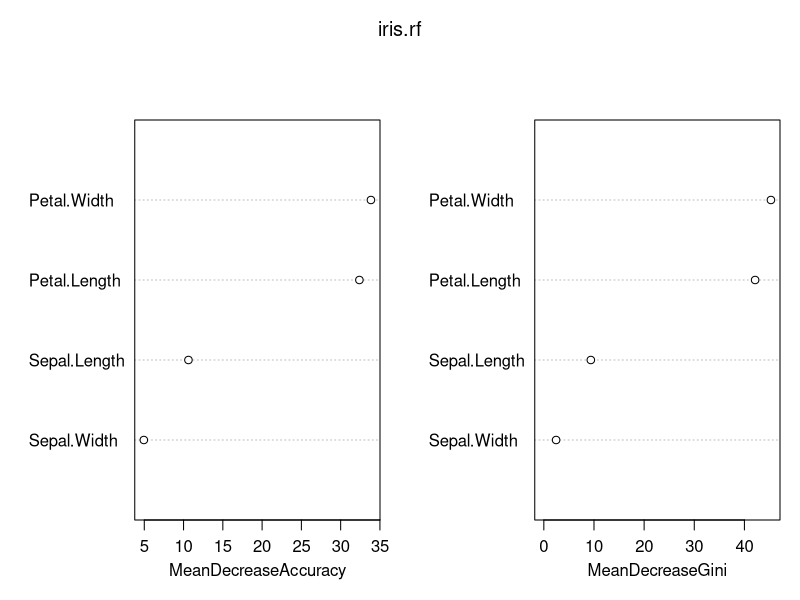
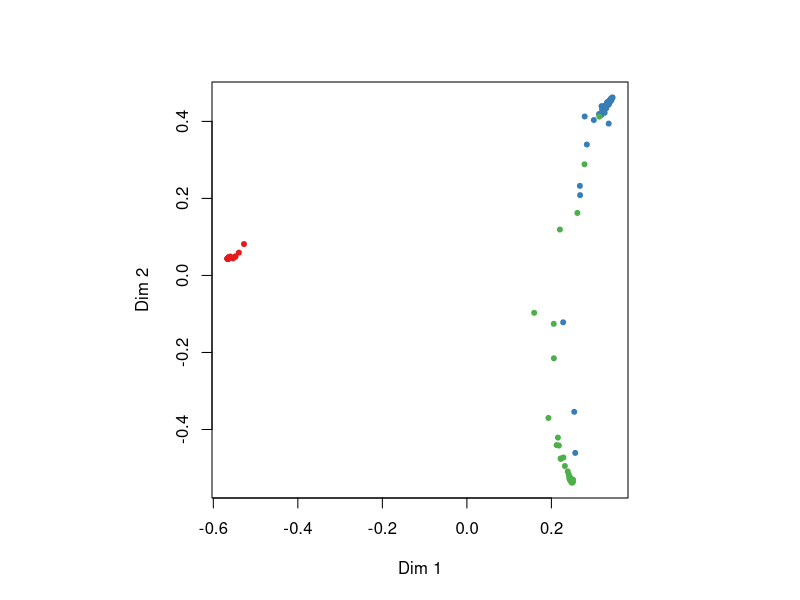
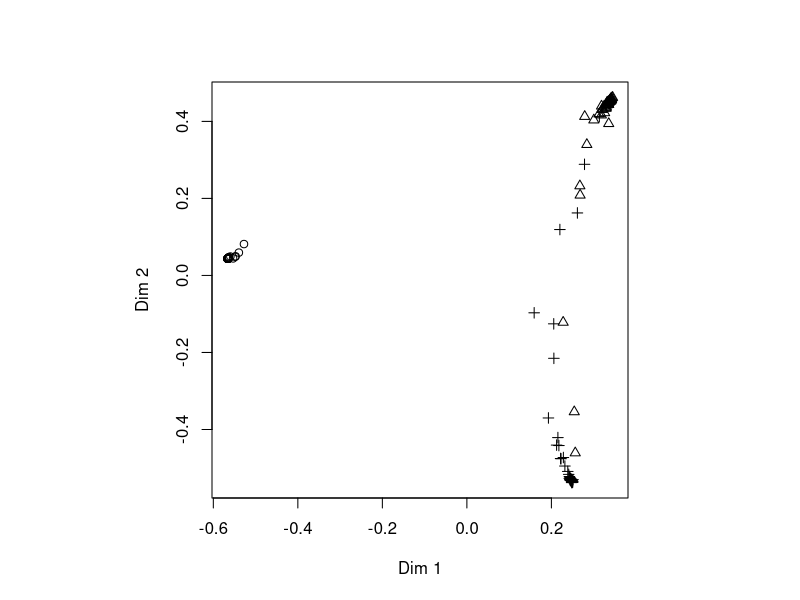
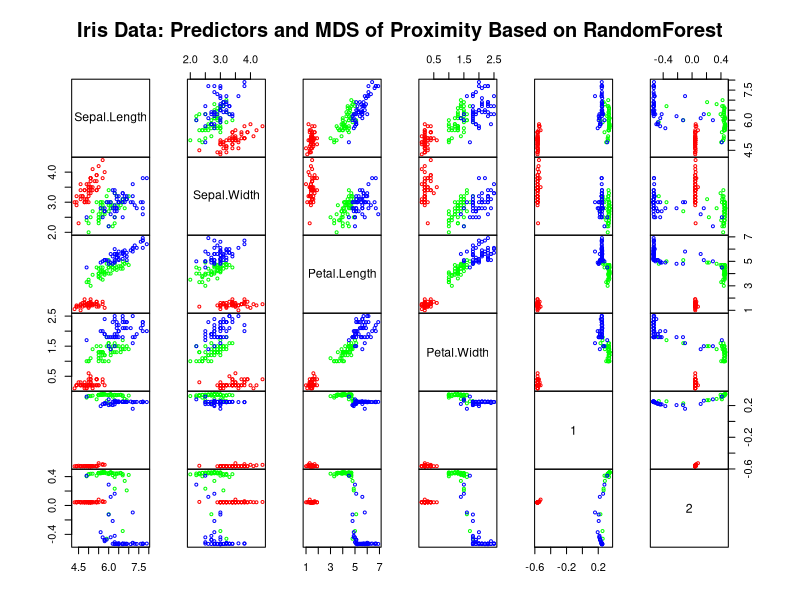
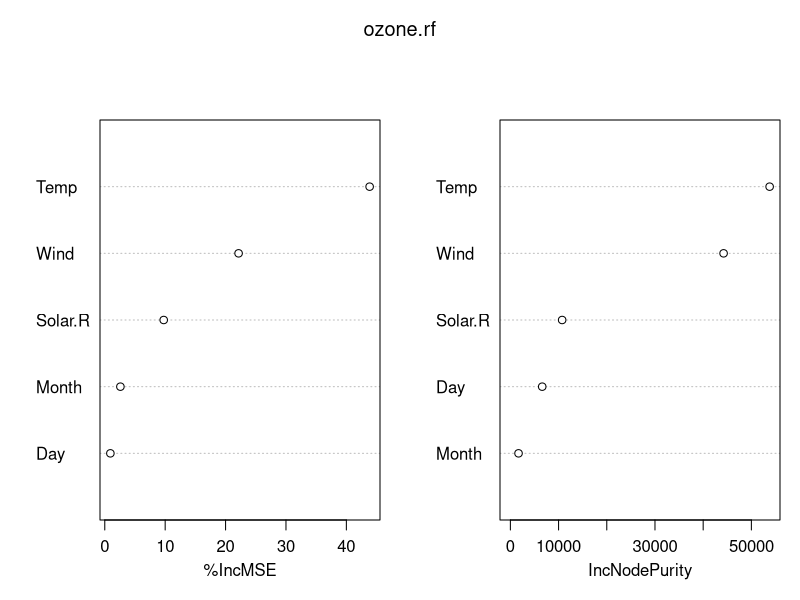
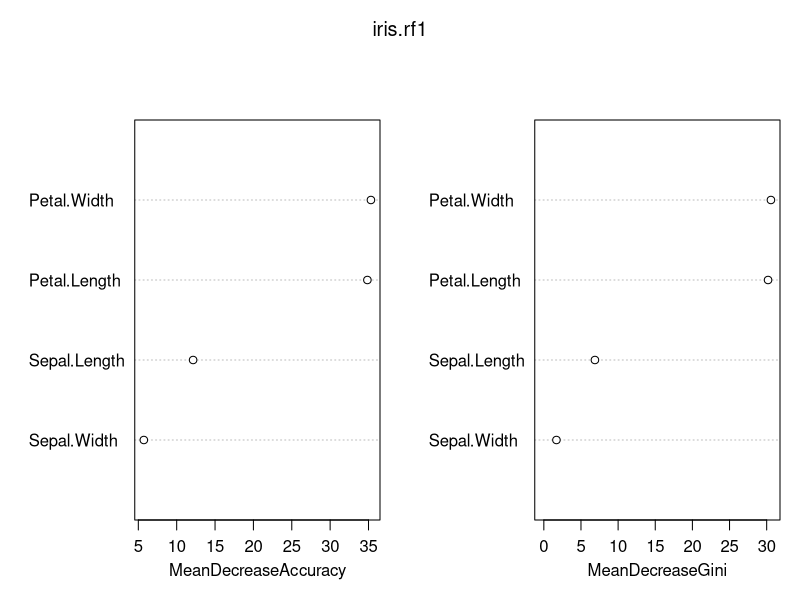

Reproduce these figures in R, in order.
library(randomForest)
## Classification:
data(iris)
set.seed(71)
iris.rf <- randomForest(Species ~ ., data=iris, importance=TRUE,
                        proximity=TRUE)
print(iris.rf)
## Look at variable importance:
round(importance(iris.rf), 2)
varImpPlot(iris.rf)

###MDS Plot
MDSplot(iris.rf, iris$Species)
MDSplot(iris.rf, iris$Species, palette=rep(1, 3), pch=as.numeric(iris$Species))
## Do MDS on 1 - proximity:
iris.mds <- cmdscale(1 - iris.rf$proximity, eig=TRUE)
op <- par(pty="s")
pairs(cbind(iris[,1:4], iris.mds$points), cex=0.6, gap=0,
      col=c("red", "green", "blue")[as.numeric(iris$Species)],
      main="Iris Data: Predictors and MDS of Proximity Based on RandomForest")
par(op)
print(iris.mds$GOF)

## Regression:
data(airquality)
set.seed(131)
ozone.rf <- randomForest(Ozone ~ ., data=airquality, mtry=3,
                         importance=TRUE, na.action=na.omit)
print(ozone.rf)
## Show "importance" of variables: higher value mean more important:
round(importance(ozone.rf), 2)
varImpPlot(ozone.rf)


############
#Parameters
###########
set.seed(71)
iris.rf1 <- randomForest(Species ~ ., data=iris, 
                         ntree=500,
                         mtry=sqrt(ncol(iris)-1), #default
                         replace=TRUE,
                         sampsize = 0.7*nrow(iris),#how many sample should be drawn from the given data. For example, c(20,30), which mean, class1-20,class2-30. But, it replace is true, then all the sample will be use
                         nodesize = 1, #default. The final terminal minimum size should leave only one class
                         maxnodes = NULL, #depth. It need to make iteration
                         importance=TRUE, #Importance of variables
                         proximity=FALSE, #Proximity rows will be calculated
                         norm.votes=TRUE, #If true, then the probability will be return.So, for final prediction
                         #if False, then the raw vote counts are returned.So,for making features
                         do.trace=FALSE)

###Prediction
print(iris.rf1)
test.iris = predict(iris.rf1,iris)
head(test.iris)
test.iris_p = predict(iris.rf1,iris,type="Prob")
head(test.iris_p)

###Variance Plot
varImpPlot(iris.rf1)


